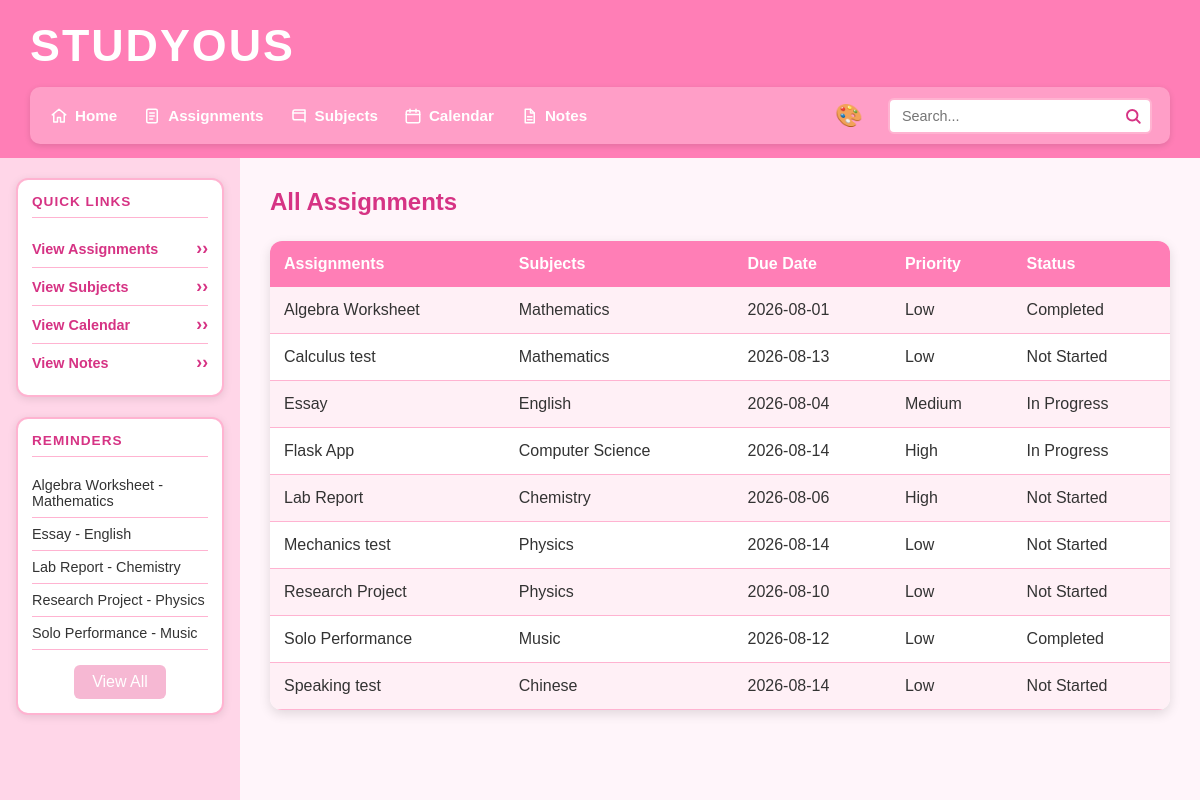
The app's page /assignments with its own data.
### tables this page shows
CREATE TABLE assignments (id INTEGER PRIMARY KEY AUTOINCREMENT, subject_id INTEGER REFERENCES subjects (id) NOT NULL, user_id INTEGER REFERENCES users (id) NOT NULL, assignment_name TEXT NOT NULL, due_date TEXT (19) NOT NULL, priority TEXT NOT NULL CHECK ((priority IN ('Low', 'Medium', 'High'))), status TEXT (25) DEFAULT ('Not Started'), notes TEXT, created_at TEXT (19));

CREATE TABLE subjects (id INTEGER PRIMARY KEY AUTOINCREMENT, subject_name TEXT NOT NULL UNIQUE, teacher_name TEXT NOT NULL, room TEXT, credits INTEGER CHECK ((credits > 0)));

### main.py (the view)
@app.route("/assignments")
def assignments():
    sort = request.args.get("sort", "assignment_name")
    assignment_list = get_assignments(sort)
    return render_template(
        "assignments.html",
        assignments=assignment_list
    )

### main.py (called while the page is built, shortened)
def create_connection(db_file):
    try:
        connection = sqlite3.connect(db_file)
        return connection
    except Error as e:
        print(e)
    return None

def get_assignments(sort="assignment_name"):
    allowed_sorts = [
        "assignment_name",
        "subject_name",
        "due_date",
        "priority",
        "status"
    ]
    if sort not in allowed_sorts:
        sort = "assignment_name"
    if sort == "priority":
        order_by = """
            CASE priority
                WHEN 'High' THEN 1
                WHEN 'Medium' THEN 2
                WHEN 'Low' THEN 3
                ELSE 4
            END
        """
    else:
        order_by = sort
    query = f"""
        SELECT assignment_name, subject_name, due_date, priority, status
        FROM assignments a
        JOIN subjects s ON a.subject_id = s.id
        ORDER BY {order_by}
    """
    con = create_connection(DATABASE)
    cur = con.cursor()
    cur.execute(query)
    rows = cur.fetchall()
    con.close()
    return rows

def get_reminders():
    query = """
        SELECT assignments.assignment_name,
               subjects.subject_name,
               assignments.due_date,
               assignments.priority,
               assignments.status
        FROM assignments
        JOIN subjects
        ON assignments.subject_id = subjects.id
        WHERE assignments.status != 'Complete'
        ORDER BY assignments.due_date ASC
        LIMIT 5
    """
    con = create_connection(DATABASE)
    cur = con.cursor()
    cur.execute(query)
    rows = cur.fetchall()
    con.close()
    return rows

@app.context_processor
def inject_reminders():
    return {"reminders": get_reminders()}

### templates/assignments.html
{% extends "base.html" %}
{% block main %}
<h2 class="page-title">All Assignments</h2>
<table>
    <tr>
        <th>
            <a href="/assignments?sort=assignment_name">
                Assignments
            </a>
        </th>
        <th>
            <a href="/assignments?sort=subject_name">
                Subjects
            </a>
        </th>
        <th>
            <a href="/assignments?sort=due_date">
                Due Date
            </a>
        </th>
        <th>
            <a href="/assignments?sort=priority">
                Priority
            </a>
        </th>
        <th>
            <a href="/assignments?sort=status">
                Status
            </a>
        </th>
    </tr>
    {% for row in assignments %}
    <tr>
        <td>{{ row[0] }}</td>
        <td>{{ row[1] }}</td>
        <td>{{ row[2] }}</td>
        <td>{{ row[3] }}</td>
        <td>{{ row[4] }}</td>
    </tr>
    {% else %}
    <tr>
        <td colspan="5">No assignments found.</td>
    </tr>
    {% endfor %}
</table>
{% endblock %}

### templates/base.html (shortened to what this page needs)
<!DOCTYPE html>
<html lang="en">
<head>
    <link type="text/css" rel="stylesheet" href="/static/css/style.css">
</head>
<body class="theme-{{ request.cookies.get('theme', 'pink') }}">
    <header class="top-header">
        <h1 class="site-title">Studyous</h1>
        <div class="header-row">
            <div class="nav-bar">
                <nav class="main-nav">
                    <ul>
                        <li>
                            <a href="/">
                                <img src="/static/images/home.svg"
                                     alt="Home"
                                     class="nav-icon">
                                Home
                            </a>
                        </li>
                        <li>
                            <a href="/assignments">
                                <img src="/static/images/assignments.svg"
                                     alt="Assignments"
                                     class="nav-icon">
                                Assignments
                            </a>
                        </li>
                        <li>
                            <a href="/subjects">
                                <img src="/static/images/subjects.svg"
                                     alt="Subjects"
                                     class="nav-icon">
                                Subjects
                            </a>
                        </li>
                        <li>
                            <a href="/calendar">
                                <img src="/static/images/calendar.svg"
                                     alt="Calendar"
                                     class="nav-icon">
                                Calendar
                            </a>
                        </li>
                        <li>
                            <a href="/notes">
                                <img src="/static/images/notes.svg"
                                     alt="Notes"
                                     class="nav-icon">
                                Notes
                            </a>
                        </li>
                    </ul>
                </nav>
                <div class="theme-menu">
                    <span class="theme-icon">🎨</span>
                </div>
                <form class="search-form" method="POST" action="/search">
                    <div class="search-box">
                        <input type="text"
                               name="search"
                               id="search"
                               placeholder="Search...">
                    </div>
                </form>
            </div>
        </div>
    </header>
    <div class="body-container">
        <aside class="sidebar">
            <section class="sidebar-box">
                <h2>Quick Links</h2>
                <ul class="quick-links">
                    <li>
                        <a href="/assignments">View Assignments</a>
                    </li>
                    <li>
                        <a href="/subjects">View Subjects</a>
                    </li>
                    <li>
                        <a href="/calendar">View Calendar</a>
                    </li>
                    <li>
                        <a href="/notes">View Notes</a>
                    </li>
                </ul>
            </section>
            <section class="sidebar-box">
                <h2>Reminders</h2>
                <ul class="reminders">
                    {% for reminder in reminders %}
                    <li>
                        {{ reminder[0] }} - {{ reminder[1] }}
                    </li>
                {% endfor %}
                <a href="/reminders" class="view-all-button">View All</a>
            </ul>
</section>
        </aside>
        <main>
            {% block main %}{% endblock %}
        </main>
    </div>
</body>
</html>

### records on screen
assignments: assignment_name "Algebra Worksheet", subject_name "Mathematics", due_date "2026-08-01", priority "Low", status "Completed"
assignments: assignment_name "Essay", subject_name "English", due_date "2026-08-04", priority "Medium", status "In Progress"
assignments: assignment_name "Lab Report", subject_name "Chemistry", due_date "2026-08-06", priority "High", status "Not Started"
assignments: assignment_name "Research Project", subject_name "Physics", due_date "2026-08-10", priority "Low", status "Not Started"
assignments: assignment_name "Solo Performance", subject_name "Music", due_date "2026-08-12", priority "Low", status "Completed"
assignments: assignment_name "Calculus test", subject_name "Mathematics", due_date "2026-08-13", priority "Low", status "Not Started"
assignments: assignment_name "Flask App", subject_name "Computer Science", due_date "2026-08-14", priority "High", status "In Progress"
assignments: assignment_name "Mechanics test", subject_name "Physics", due_date "2026-08-14", priority "Low", status "Not Started"
assignments: assignment_name "Speaking test", subject_name "Chinese", due_date "2026-08-14", priority "Low", status "Not Started"
